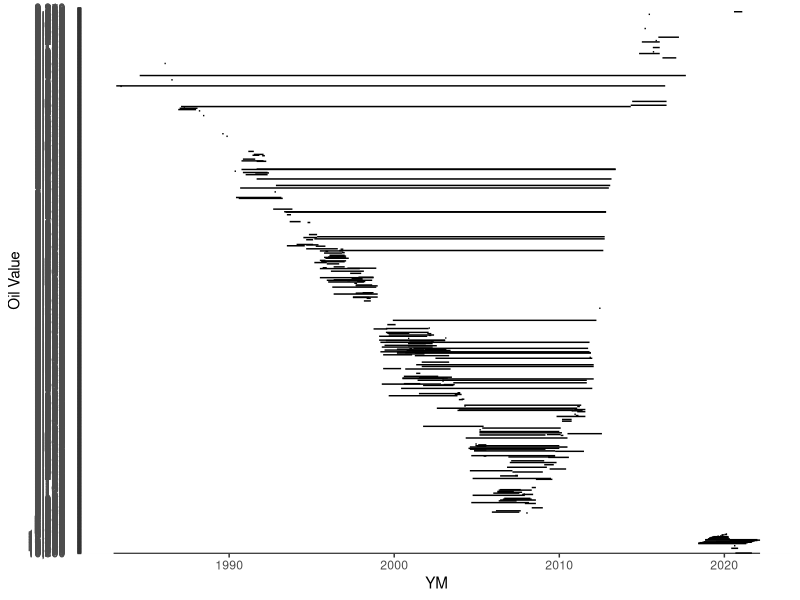

The R script that drew this image:
## ---- chunk 1
# Set Echo
knitr::opts_chunk$set(echo = TRUE)

#Import Libraries
library(tidyverse)
library(lubridate)
library(readxl)

# Read Data
oilData <- read_excel("Weekly_US_Crude_Oil.xlsx")
oilData
## ---- chunk 2
# Remove rows that don't matter
oilDataCleaned <- oilData[-c(1,2), ]

# Change column names so it is easier to pivot
colnames(oilDataCleaned) <- c("Year-Month", "Week 1", "Value 1", "Week 2",
                              "Value 2", "Week 3", "Value 3", "Week 4",
                              "Value 4", "Week 5", "Value 5")

# Pivot to longer 
oilDataCleaned2 <- oilDataCleaned %>%
  pivot_longer(cols = c(2,4,6,8,10), values_drop_na = TRUE,
               names_prefix = "Week ", names_to = c("Week"),
               values_to = "Date") %>% 
  pivot_longer(cols = c(2,3,4,5,6), values_drop_na = TRUE,
               names_prefix = "Value ", names_to = c("Value"),
               values_to = "Oil Value")%>% 
  mutate(YM=ym(`Year-Month`)) %>% 
  select(YM, Date, `Oil Value`)


# Show Data
oilDataCleaned2
## ---- chunk 3
ggplot(data = oilDataCleaned2) +
  geom_line(aes(y = `Oil Value`, x = YM))
